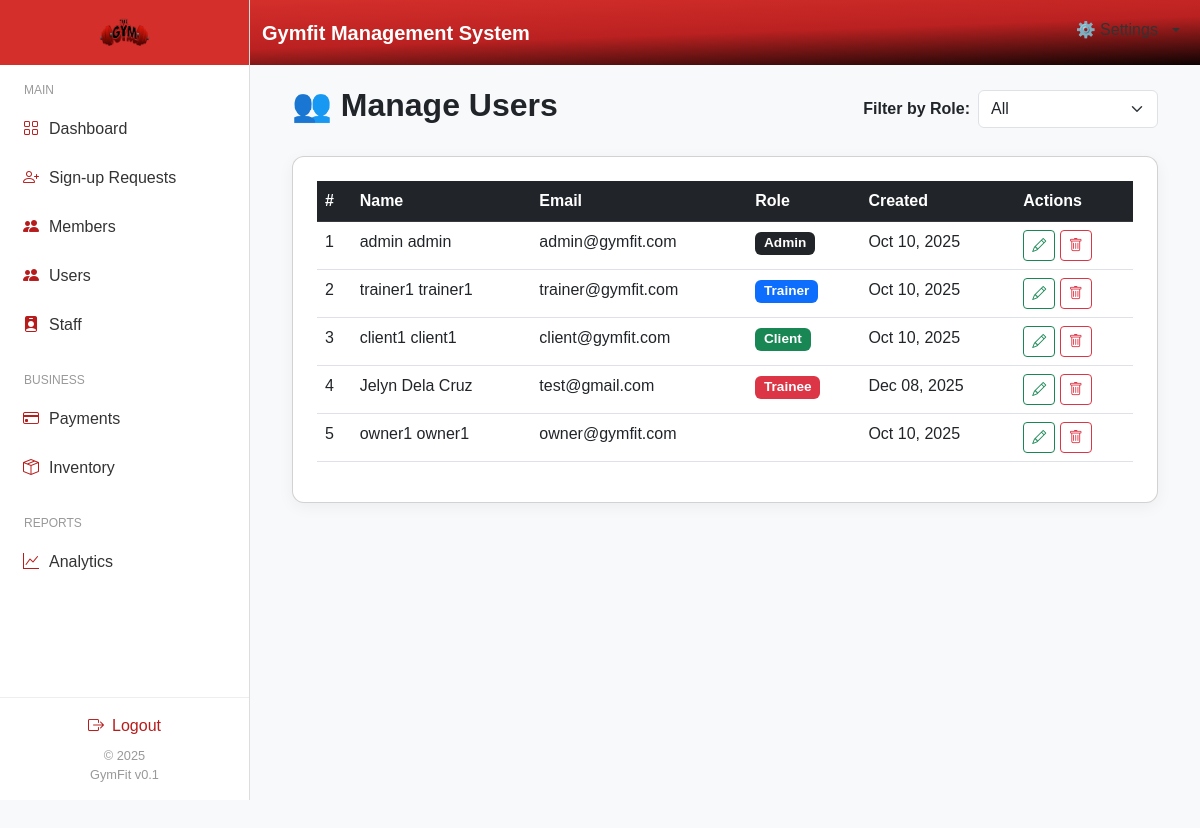
/dashboard/admin/manage_users.php (signed in), run on the app's committed database.
### tables this page shows
CREATE TABLE `users` (
  `id` int(11) NOT NULL,
  `firstName` varchar(255) NOT NULL,
  `middleName` varchar(255) NOT NULL,
  `lastName` varchar(255) NOT NULL,
  `username` varchar(100) NOT NULL,
  `email` varchar(150) DEFAULT NULL,
  `contact` int(25) NOT NULL,
  `password` varchar(255) NOT NULL,
  `role` enum('admin','trainer','trainor','client','trainee','owner') NOT NULL DEFAULT 'client',
  `full_name` varchar(150) DEFAULT NULL,
  `avatar` varchar(255) DEFAULT NULL,
  `idImage` varchar(255) NOT NULL,
  `status` enum('active','inactive') DEFAULT 'active',
  `created_at` timestamp NOT NULL DEFAULT current_timestamp(),
  `active_status` enum('online','offline','busy') DEFAULT 'offline'
);

### dashboard/admin/manage_users.php (the view, shortened to what this page needs)
<?php
include '../../db_connect.php';
$roleFilter = isset($_GET['role']) && $_GET['role'] !== 'all' ? $_GET['role'] : 'all';
try {
    if ($roleFilter === 'all') {
        $stmt = $conn->prepare("SELECT * FROM users ORDER BY role, lastName ASC");
    } else {
        $stmt = $conn->prepare("SELECT * FROM users WHERE role = ? ORDER BY lastName ASC");
        $stmt->bind_param("s", $roleFilter);
    }
    $stmt->execute();
    $result = $stmt->get_result();
    $users = $result->fetch_all(MYSQLI_ASSOC);
} catch (Exception $e) {
    die("Error: " . $e->getMessage());
}
?>
<!DOCTYPE html>
<html lang="en">
<head>
<link href="https://cdn.jsdelivr.net/npm/bootstrap@5.3.0/dist/css/bootstrap.min.css" rel="stylesheet">
<link href="https://cdn.jsdelivr.net/npm/bootstrap-icons@1.10.5/font/bootstrap-icons.css" rel="stylesheet">
</head>
<body>
<?php include 'includes/navbar.php'; ?>
<?php include 'includes/sidebar.php'; ?>
<div class="main-content">
  <div class="container-fluid">
    <div class="d-flex justify-content-between align-items-center mb-4">
      <h2 class="fw-bold">👥 Manage Users</h2>
      <form method="GET" class="d-flex align-items-center">
        <label class="me-2 fw-semibold">Filter by Role:</label>
        <select name="role" class="form-select" style="width:180px;" onchange="this.form.submit()">
          <option value="all" <?= $roleFilter === 'all' ? 'selected' : '' ?>>All</option>
        </select>
      </form>
    </div>
    <div class="card p-4">
      <?php if (empty($users)): ?>
        <p class="text-center text-muted py-5 mb-0">No users found.</p>
      <?php else: ?>
      <div class="table-responsive">
        <table class="table table-hover">
          <thead class="table-dark">
            <tr>
              <th>#</th>
              <th>Name</th>
              <th>Email</th>
              <th>Role</th>
              <th>Created</th>
              <th>Actions</th>
            </tr>
          </thead>
          <tbody>
            <?php $i=1; foreach ($users as $u): ?>
            <tr>
              <td><?= $i++ ?></td>
              <td><?= htmlspecialchars($u['firstName'] . " " . $u['lastName']) ?></td>
              <td><?= htmlspecialchars($u['email']) ?></td>
              <td><span class="badge role-badge <?= $u['role'] ?>"><?= $u['role'] ?></span></td>
              <td><?= date("M d, Y", strtotime($u['created_at'])) ?></td>
              <td>
                <button class="btn btn-sm btn-outline-success editBtn"
                  data-bs-toggle="modal"
                  data-bs-target="#editUserModal"
                  data-id="<?= $u['id'] ?>"
                  data-first="<?= $u['firstName'] ?>"
                  data-middle="<?= $u['middleName'] ?>"
                  data-last="<?= $u['lastName'] ?>"
                  data-username="<?= $u['username'] ?>"
                  data-email="<?= $u['email'] ?>"
                  data-contact="<?= $u['contact'] ?>"
                  data-role="<?= $u['role'] ?>"
                  data-status="<?= $u['status'] ?>"
                ><i class="bi bi-pencil"></i></button>
                <a href="delete_user.php?id=<?= $u['id'] ?>"
                   class="btn btn-sm btn-outline-danger"
                   onclick="return confirm('Delete this user? This cannot be undone.')">
                   <i class="bi bi-trash"></i>
                </a>
              </td>
            </tr>
            <?php endforeach; ?>
          </tbody>
        </table>
      </div>
      <?php endif; ?>
    </div>
</div>
</body>
</html>

### dashboard/admin/manage_users.php (style rules this page uses)
body { font-family: "Poppins", sans-serif; background-color: #f8f9fa; overflow-x: hidden; }
.main-content { margin-left: 250px; margin-top: 56px; padding: 30px; min-height: 100vh; }
.card { border-radius: 12px; box-shadow: 0 4px 16px rgba(0,0,0,0.05); }
.role-badge { text-transform: capitalize; font-size: 0.85rem; }
.role-badge.admin { background-color: #212529; }
.role-badge.trainer { background-color: #0d6efd; }
.role-badge.trainee { background-color: #dc3545; }
.role-badge.client { background-color: #198754; }

### data on the page
users: firstName+lastName "admin admin", email "admin@gymfit.com", role "Admin", created_at "Oct 10, 2025"
users: firstName+lastName "trainer1 trainer1", email "trainer@gymfit.com", role "Trainer", created_at "Oct 10, 2025"
users: firstName+lastName "client1 client1", email "client@gymfit.com", role "Client", created_at "Oct 10, 2025"
users: firstName+lastName "Jelyn Dela Cruz", email "test@gmail.com", role "Trainee", created_at "Dec 08, 2025"
users: firstName+lastName "owner1 owner1", email "owner@gymfit.com", created_at "Oct 10, 2025"
